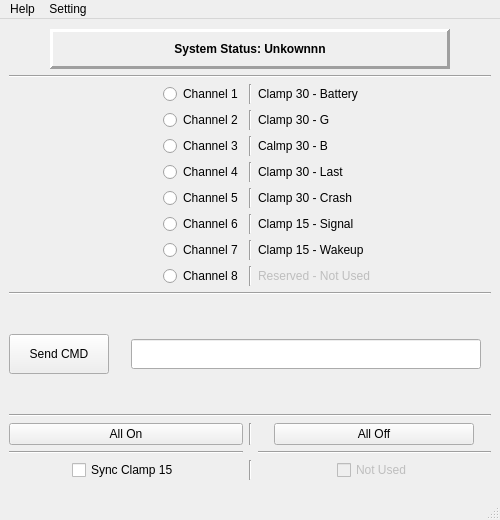
<?xml version="1.0" encoding="UTF-8"?>
<ui version="4.0">
 <class>MainWindow</class>
 <widget class="QMainWindow" name="MainWindow">
  <property name="geometry">
   <rect>
    <x>0</x>
    <y>0</y>
    <width>500</width>
    <height>520</height>
   </rect>
  </property>
  <property name="sizePolicy">
   <sizepolicy hsizetype="Fixed" vsizetype="Fixed">
    <horstretch>0</horstretch>
    <verstretch>0</verstretch>
   </sizepolicy>
  </property>
  <property name="minimumSize">
   <size>
    <width>500</width>
    <height>520</height>
   </size>
  </property>
  <property name="maximumSize">
   <size>
    <width>500</width>
    <height>520</height>
   </size>
  </property>
  <property name="windowTitle">
   <string>MainWindow</string>
  </property>
  <widget class="QWidget" name="MainWidget">
   <property name="enabled">
    <bool>true</bool>
   </property>
   <property name="minimumSize">
    <size>
     <width>450</width>
     <height>470</height>
    </size>
   </property>
   <property name="maximumSize">
    <size>
     <width>520</width>
     <height>470</height>
    </size>
   </property>
   <layout class="QVBoxLayout" name="verticalLayout" stretch="5,0,1">
    <item>
     <layout class="QVBoxLayout" name="ClampControlMainLayout" stretch="0,0,0,0,0">
      <property name="spacing">
       <number>-1</number>
      </property>
      <property name="topMargin">
       <number>1</number>
      </property>
      <item>
       <layout class="QVBoxLayout" name="StatusLayout">
        <item alignment="Qt::AlignHCenter">
         <widget class="QLabel" name="StatusLabel">
          <property name="enabled">
           <bool>true</bool>
          </property>
          <property name="minimumSize">
           <size>
            <width>400</width>
            <height>40</height>
           </size>
          </property>
          <property name="maximumSize">
           <size>
            <width>400</width>
            <height>40</height>
           </size>
          </property>
          <property name="font">
           <font>
            <weight>75</weight>
            <italic>false</italic>
            <bold>true</bold>
            <underline>false</underline>
            <strikeout>false</strikeout>
           </font>
          </property>
          <property name="cursor">
           <cursorShape>PointingHandCursor</cursorShape>
          </property>
          <property name="acceptDrops">
           <bool>false</bool>
          </property>
          <property name="layoutDirection">
           <enum>Qt::LeftToRight</enum>
          </property>
          <property name="autoFillBackground">
           <bool>false</bool>
          </property>
          <property name="frameShape">
           <enum>QFrame::Panel</enum>
          </property>
          <property name="frameShadow">
           <enum>QFrame::Raised</enum>
          </property>
          <property name="lineWidth">
           <number>3</number>
          </property>
          <property name="text">
           <string>System Status: Unkownnn</string>
          </property>
          <property name="alignment">
           <set>Qt::AlignCenter</set>
          </property>
          <property name="wordWrap">
           <bool>false</bool>
          </property>
         </widget>
        </item>
       </layout>
      </item>
      <item>
       <widget class="Line" name="line_3">
        <property name="orientation">
         <enum>Qt::Horizontal</enum>
        </property>
       </widget>
      </item>
      <item>
       <layout class="QGridLayout" name="SingeClampControlGrid" rowstretch="0,0,0,0,0,0,0,0" columnstretch="0,0,0">
        <property name="sizeConstraint">
         <enum>QLayout::SetDefaultConstraint</enum>
        </property>
        <item row="3" column="1">
         <widget class="Line" name="LineC4">
          <property name="orientation">
           <enum>Qt::Vertical</enum>
          </property>
         </widget>
        </item>
        <item row="7" column="1">
         <widget class="Line" name="LineC8">
          <property name="orientation">
           <enum>Qt::Vertical</enum>
          </property>
         </widget>
        </item>
        <item row="3" column="2">
         <widget class="QLabel" name="LabelNameC4">
          <property name="text">
           <string>Clamp 30 - Last</string>
          </property>
         </widget>
        </item>
        <item row="1" column="1">
         <widget class="Line" name="LineC2">
          <property name="orientation">
           <enum>Qt::Vertical</enum>
          </property>
         </widget>
        </item>
        <item row="4" column="1">
         <widget class="Line" name="LineC5">
          <property name="orientation">
           <enum>Qt::Vertical</enum>
          </property>
         </widget>
        </item>
        <item row="4" column="2">
         <widget class="QLabel" name="LabelNameC5">
          <property name="text">
           <string>Clamp 30 - Crash</string>
          </property>
         </widget>
        </item>
        <item row="7" column="2">
         <widget class="QLabel" name="LabelNameC8">
          <property name="enabled">
           <bool>false</bool>
          </property>
          <property name="text">
           <string>Reserved - Not Used</string>
          </property>
         </widget>
        </item>
        <item row="2" column="1">
         <widget class="Line" name="LineC3">
          <property name="orientation">
           <enum>Qt::Vertical</enum>
          </property>
         </widget>
        </item>
        <item row="6" column="1">
         <widget class="Line" name="LineC7">
          <property name="orientation">
           <enum>Qt::Vertical</enum>
          </property>
         </widget>
        </item>
        <item row="0" column="1">
         <widget class="Line" name="LineC1">
          <property name="orientation">
           <enum>Qt::Vertical</enum>
          </property>
         </widget>
        </item>
        <item row="5" column="2">
         <widget class="QLabel" name="LabelNameC6">
          <property name="text">
           <string>Clamp 15 - Signal</string>
          </property>
         </widget>
        </item>
        <item row="6" column="2">
         <widget class="QLabel" name="LabelNameC7">
          <property name="text">
           <string>Clamp 15 - Wakeup</string>
          </property>
         </widget>
        </item>
        <item row="5" column="1">
         <widget class="Line" name="LineC6">
          <property name="orientation">
           <enum>Qt::Vertical</enum>
          </property>
         </widget>
        </item>
        <item row="7" column="0" alignment="Qt::AlignRight">
         <widget class="QRadioButton" name="C8Button">
          <property name="enabled">
           <bool>true</bool>
          </property>
          <property name="text">
           <string>Channel 8</string>
          </property>
          <property name="checked">
           <bool>false</bool>
          </property>
          <property name="autoExclusive">
           <bool>false</bool>
          </property>
         </widget>
        </item>
        <item row="6" column="0" alignment="Qt::AlignRight">
         <widget class="QRadioButton" name="C7Button">
          <property name="text">
           <string>Channel 7</string>
          </property>
          <property name="autoExclusive">
           <bool>false</bool>
          </property>
         </widget>
        </item>
        <item row="5" column="0" alignment="Qt::AlignRight">
         <widget class="QRadioButton" name="C6Button">
          <property name="text">
           <string>Channel 6</string>
          </property>
          <property name="autoExclusive">
           <bool>false</bool>
          </property>
         </widget>
        </item>
        <item row="4" column="0" alignment="Qt::AlignRight">
         <widget class="QRadioButton" name="C5Button">
          <property name="text">
           <string>Channel 5</string>
          </property>
          <property name="autoExclusive">
           <bool>false</bool>
          </property>
         </widget>
        </item>
        <item row="3" column="0" alignment="Qt::AlignRight">
         <widget class="QRadioButton" name="C4Button">
          <property name="text">
           <string>Channel 4</string>
          </property>
          <property name="autoExclusive">
           <bool>false</bool>
          </property>
         </widget>
        </item>
        <item row="2" column="0" alignment="Qt::AlignRight">
         <widget class="QRadioButton" name="C3Button">
          <property name="text">
           <string>Channel 3</string>
          </property>
          <property name="autoExclusive">
           <bool>false</bool>
          </property>
         </widget>
        </item>
        <item row="2" column="2">
         <widget class="QLabel" name="LabelNameC3">
          <property name="text">
           <string>Calmp 30 - B</string>
          </property>
         </widget>
        </item>
        <item row="1" column="2">
         <widget class="QLabel" name="LabelNameC2">
          <property name="text">
           <string>Clamp 30 - G</string>
          </property>
         </widget>
        </item>
        <item row="0" column="2">
         <widget class="QLabel" name="LabelNameC1">
          <property name="text">
           <string>Clamp 30 - Battery</string>
          </property>
         </widget>
        </item>
        <item row="0" column="0" alignment="Qt::AlignRight">
         <widget class="QRadioButton" name="C1Button">
          <property name="text">
           <string>Channel 1</string>
          </property>
          <property name="autoExclusive">
           <bool>false</bool>
          </property>
         </widget>
        </item>
        <item row="1" column="0" alignment="Qt::AlignRight">
         <widget class="QRadioButton" name="C2Button">
          <property name="text">
           <string>Channel 2</string>
          </property>
          <property name="autoExclusive">
           <bool>false</bool>
          </property>
         </widget>
        </item>
       </layout>
      </item>
      <item>
       <widget class="Line" name="line_2">
        <property name="orientation">
         <enum>Qt::Horizontal</enum>
        </property>
       </widget>
      </item>
      <item>
       <layout class="QHBoxLayout" name="ComandLineLayout" stretch="1,4">
        <property name="spacing">
         <number>0</number>
        </property>
        <property name="rightMargin">
         <number>10</number>
        </property>
        <item alignment="Qt::AlignLeft|Qt::AlignVCenter">
         <widget class="QPushButton" name="CmdSendButton">
          <property name="minimumSize">
           <size>
            <width>100</width>
            <height>40</height>
           </size>
          </property>
          <property name="maximumSize">
           <size>
            <width>100</width>
            <height>40</height>
           </size>
          </property>
          <property name="text">
           <string>Send CMD</string>
          </property>
         </widget>
        </item>
        <item alignment="Qt::AlignRight|Qt::AlignVCenter">
         <widget class="QLineEdit" name="CmdInput">
          <property name="minimumSize">
           <size>
            <width>350</width>
            <height>30</height>
           </size>
          </property>
          <property name="maximumSize">
           <size>
            <width>300</width>
            <height>40</height>
           </size>
          </property>
         </widget>
        </item>
       </layout>
      </item>
     </layout>
    </item>
    <item>
     <widget class="Line" name="line">
      <property name="orientation">
       <enum>Qt::Horizontal</enum>
      </property>
     </widget>
    </item>
    <item>
     <layout class="QGridLayout" name="SettingsAndExtraControl">
      <item row="2" column="2" alignment="Qt::AlignHCenter|Qt::AlignVCenter">
       <widget class="QCheckBox" name="ReservedCheckBox">
        <property name="enabled">
         <bool>false</bool>
        </property>
        <property name="text">
         <string>Not Used</string>
        </property>
       </widget>
      </item>
      <item row="1" column="2">
       <widget class="Line" name="line_18">
        <property name="orientation">
         <enum>Qt::Horizontal</enum>
        </property>
       </widget>
      </item>
      <item row="0" column="1">
       <widget class="Line" name="line_16">
        <property name="orientation">
         <enum>Qt::Vertical</enum>
        </property>
       </widget>
      </item>
      <item row="2" column="0" alignment="Qt::AlignHCenter">
       <widget class="QCheckBox" name="SyncClamp15CheckBox">
        <property name="text">
         <string>Sync Clamp 15</string>
        </property>
       </widget>
      </item>
      <item row="2" column="1">
       <widget class="Line" name="line_17">
        <property name="orientation">
         <enum>Qt::Vertical</enum>
        </property>
       </widget>
      </item>
      <item row="0" column="2" alignment="Qt::AlignHCenter|Qt::AlignVCenter">
       <widget class="QPushButton" name="SwitchAllOffButton">
        <property name="minimumSize">
         <size>
          <width>200</width>
          <height>0</height>
         </size>
        </property>
        <property name="text">
         <string>All Off</string>
        </property>
       </widget>
      </item>
      <item row="1" column="0">
       <widget class="Line" name="line_19">
        <property name="orientation">
         <enum>Qt::Horizontal</enum>
        </property>
       </widget>
      </item>
      <item row="0" column="0">
       <widget class="QPushButton" name="SwitchAllOnButton">
        <property name="minimumSize">
         <size>
          <width>200</width>
          <height>0</height>
         </size>
        </property>
        <property name="text">
         <string>All On</string>
        </property>
       </widget>
      </item>
     </layout>
    </item>
   </layout>
  </widget>
  <widget class="QMenuBar" name="menubar">
   <property name="geometry">
    <rect>
     <x>0</x>
     <y>0</y>
     <width>500</width>
     <height>24</height>
    </rect>
   </property>
   <widget class="QMenu" name="menuHelp">
    <property name="title">
     <string>Help</string>
    </property>
    <addaction name="actionThere_is_no_help"/>
   </widget>
   <widget class="QMenu" name="menuSetting">
    <property name="title">
     <string>Setting</string>
    </property>
    <addaction name="actionConect"/>
   </widget>
   <addaction name="menuHelp"/>
   <addaction name="menuSetting"/>
  </widget>
  <widget class="QStatusBar" name="statusbar"/>
  <action name="actionThere_is_no_help">
   <property name="text">
    <string>There is no help</string>
   </property>
  </action>
  <action name="actionConect">
   <property name="text">
    <string>Conect</string>
   </property>
  </action>
 </widget>
 <resources/>
 <connections/>
</ui>
